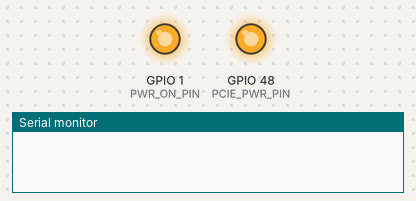
Bench run of a sketch on a simulated ESP32. On the bench: output pins drawn as LEDs (lit = HIGH), the last lines printed to the serial monitor. Uploads are accepted with an empty reply; the camera gives no picture; the modem accepts every AT command (registered, SIM ready, sends succeed) and sends nothing else.

Above: at 0.1 s.
At 0.6 s:
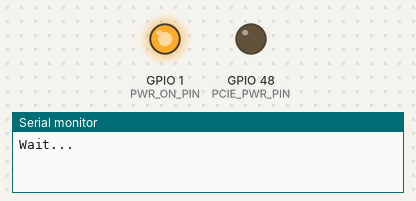
Timing chart, 0 to 2.1 s (numbered marks = the images above):
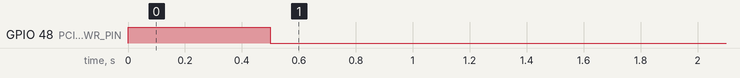

The sketch:

01_T-SIMCAM_ImageUploader.ino
```cpp
/////////////////////////////////////////////////////////////////
/*
  T-SIMCAM, Upload images anywhere with an 4G LTE modem.
  For More Information: https://youtu.be/kOYJ-4oZ8Ws
  Created by Eric N. (ThatProject)
*/
/////////////////////////////////////////////////////////////////

/*Verison*/
//ESP32 Arduino 2.0.7
//TinyGSM 0.11.5

#define TINY_GSM_MODEM_SIM7600
#include "config.h"
#include "esp_camera.h"
#include <HardwareSerial.h>
#include <TinyGsmClient.h>

const char server[] = "34.127.93.100";
const char resource[] = "/upload";
const int port = 3000;

#define CHUNK_SIZE        1500
#define TINY_GSM_USE_GPRS true

const char apn[] = "h2g2";
const char gprsUser[] = "";
const char gprsPass[] = "";

TinyGsm modem(Serial1);
TinyGsmClient client(modem, 0);

void setup() {
  Serial.begin(115200);
  Serial.setDebugOutput(true);
  Serial.println();

  pinMode(PWR_ON_PIN, OUTPUT);
  digitalWrite(PWR_ON_PIN, HIGH);

  Serial1.begin(115200, SERIAL_8N1, PCIE_RX_PIN, PCIE_TX_PIN);
  pinMode(PCIE_PWR_PIN, OUTPUT);
  digitalWrite(PCIE_PWR_PIN, 1);
  delay(500);
  digitalWrite(PCIE_PWR_PIN, 0);
  Serial.println("Wait...");
  delay(3000);

  Serial.println("Initializing modem...");
  modem.init();

  String modemInfo = modem.getModemInfo();
  Serial.print("Modem Info: ");
  Serial.println(modemInfo);

  // 2 Automatic , 13 GSM only , 38 LTE only , 51 GSM and LTE only
  int res;
  do {
    res = modem.setNetworkMode(38);
    Serial.print("Modem Set LTE: ");
    Serial.println(res);
    delay(500);

  } while (res != 1);

  Serial1.println("AT+CPSI?"); // Get connection type and band
  delay(500);
  if (Serial1.available()) {
    String r = Serial1.readString();
    Serial.println(r);
  }

  Serial.println("\n---End of GPRS TEST---\n");

  camera_init();
}

void loop() {
  Serial.print("Waiting for network...");
  if (!modem.waitForNetwork()) {
    Serial.println("Modem Fail");
    delay(10000);
    return;
  }
  Serial.println(" success");

  if (modem.isNetworkConnected()) {
    Serial.println("Network connected");
  }

  Serial.print(F("Connecting to "));
  Serial.print(apn);
  if (!modem.gprsConnect(apn, gprsUser, gprsPass)) {
    Serial.println("GPRS fail");
    delay(10000);
    return;
  }

  if (modem.isGprsConnected()) {
    Serial.println("GPRS connected");
    takeShot();
  }

  delay(10000); // 10sec
}

void takeShot() {

  camera_fb_t *fb = esp_camera_fb_get();
  if (!fb) {
    Serial.println("[ERROR] GRAB Image");
    return;
  }

  Serial.println("[SUCCESS] Take a Shot!");

  Serial.printf("[Photo] Photo Size : %d Bytes\n", fb->len);

  if (!client.connect(server, port)) {
    Serial.println("... failed");
  } else {

    unsigned long currentTotalTime = millis();
    client.print(String("POST ") + resource + " HTTP/1.1\r\n");
    client.print(String("Host: ") + server + "\r\n");
    client.print("Content-Length: ");
    client.print(fb->len);
    client.print("\r\n");
    client.print("Content-Type: image/jpeg\r\n");
    client.println();
    client.flush();

    uint8_t tmp[CHUNK_SIZE] = {0};
    size_t blen = sizeof(tmp);
    size_t i = 0;
    size_t len = fb->len;
    int sent_size = 0;

    for (i = 0; i < len / blen; ++i) {
      memcpy(tmp, fb->buf + (i * blen), blen);
      sent_size = client.write(tmp, CHUNK_SIZE);
    }

    if (len % blen) {
      size_t rest = len % blen;
      memcpy(tmp, fb->buf + (len - len % blen), rest);
      sent_size = client.write(tmp, rest);
    }
    Serial.printf("Time taken to upload a single image: %d ms\n", millis() - currentTotalTime);

    // Wait for data to arrive
    uint32_t start = millis();
    while (client.connected() && !client.available() && millis() - start < 30000L) {
      delay(100);
    };

    // Read data
    start = millis();
    char logo[640] = {
        '\0',
    };
    int read_chars = 0;
    while (client.connected() && millis() - start < 10000L) {
      while (client.available()) {
        logo[read_chars] = client.read();
        logo[read_chars + 1] = '\0';
        read_chars++;
        start = millis();
      }
    }
    Serial.println(logo);

    client.stop();
  }

  esp_camera_fb_return(fb);
}

void camera_init() {
  camera_config_t config;
  config.ledc_channel = LEDC_CHANNEL_0;
  config.ledc_timer = LEDC_TIMER_0;
  config.pin_d0 = CAM_Y2_PIN;
  config.pin_d1 = CAM_Y3_PIN;
  config.pin_d2 = CAM_Y4_PIN;
  config.pin_d3 = CAM_Y5_PIN;
  config.pin_d4 = CAM_Y6_PIN;
  config.pin_d5 = CAM_Y7_PIN;
  config.pin_d6 = CAM_Y8_PIN;
  config.pin_d7 = CAM_Y9_PIN;
  config.pin_xclk = CAM_XCLK_PIN;
  config.pin_pclk = CAM_PCLK_PIN;
  config.pin_vsync = CAM_VSYNC_PIN;
  config.pin_href = CAM_HREF_PIN;
  config.pin_sscb_sda = CAM_SIOD_PIN;
  config.pin_sscb_scl = CAM_SIOC_PIN;
  config.pin_pwdn = CAM_PWDN_PIN;
  config.pin_reset = CAM_RESET_PIN;
  config.xclk_freq_hz = 20000000;
  config.frame_size = FRAMESIZE_UXGA;
  config.pixel_format = PIXFORMAT_JPEG;
  config.jpeg_quality = 10;
  config.fb_count = 2;

  // camera init
  Serial.println("Camera init");
  esp_err_t err = esp_camera_init(&config);
  if (err != ESP_OK) {
    Serial.printf("Camera init failed with error 0x%x", err);
    ESP.restart();
    return;
  }
}
```

config.h
```cpp
#ifndef __CONFIG_H__
#define __CONFIG_H__

// PIN
#define SD_MISO_PIN      40
#define SD_MOSI_PIN      38
#define SD_SCLK_PIN      39
#define SD_CS_PIN        47

#define PCIE_PWR_PIN     48
#define PCIE_TX_PIN      45
#define PCIE_RX_PIN      46
#define PCIE_LED_PIN     21

#define MIC_IIS_WS_PIN   42
#define MIC_IIS_SCK_PIN  41
#define MIC_IIS_DATA_PIN 2

#define CAM_PWDN_PIN     -1
#define CAM_RESET_PIN    18
#define CAM_XCLK_PIN     14

#define CAM_SIOD_PIN     4
#define CAM_SIOC_PIN     5

#define CAM_Y9_PIN       15
#define CAM_Y8_PIN       16
#define CAM_Y7_PIN       17
#define CAM_Y6_PIN       12
#define CAM_Y5_PIN       10
#define CAM_Y4_PIN       8
#define CAM_Y3_PIN       9
#define CAM_Y2_PIN       11

#define CAM_VSYNC_PIN    6
#define CAM_HREF_PIN     7
#define CAM_PCLK_PIN     13

#define BUTTON_PIN       0
#define PWR_ON_PIN       1

#define SERIAL_RX_PIN    44
#define SERIAL_TX_PIN    43

#define BAT_VOLT_PIN     -1
#endif
```
